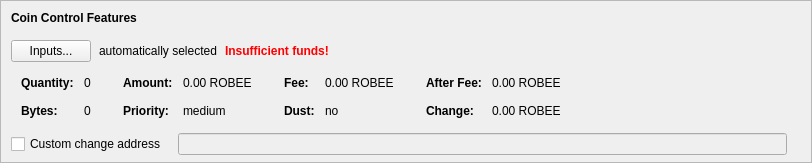
    <widget class="QFrame" name="frameCoinControl">
     <property name="sizePolicy">
      <sizepolicy hsizetype="Expanding" vsizetype="Expanding">
       <horstretch>0</horstretch>
       <verstretch>0</verstretch>
      </sizepolicy>
     </property>
     <property name="maximumSize">
      <size>
       <width>16777215</width>
       <height>16777215</height>
      </size>
     </property>
     <property name="frameShape">
      <enum>QFrame::StyledPanel</enum>
     </property>
     <property name="frameShadow">
      <enum>QFrame::Sunken</enum>
     </property>
     <layout class="QVBoxLayout" name="verticalLayoutCoinControl2">
      <property name="spacing">
       <number>0</number>
      </property>
      <property name="leftMargin">
       <number>0</number>
      </property>
      <property name="topMargin">
       <number>0</number>
      </property>
      <property name="rightMargin">
       <number>0</number>
      </property>
      <property name="bottomMargin">
       <number>6</number>
      </property>
      <item>
       <layout class="QVBoxLayout" name="verticalLayoutCoinControl" stretch="0,0,0,0,1">
        <property name="spacing">
         <number>0</number>
        </property>
        <property name="leftMargin">
         <number>10</number>
        </property>
        <property name="topMargin">
         <number>10</number>
        </property>
        <item>
         <layout class="QHBoxLayout" name="horizontalLayoutCoinControl1">
          <property name="bottomMargin">
           <number>15</number>
          </property>
          <item>
           <widget class="QLabel" name="labelCoinControlFeatures">
            <property name="sizePolicy">
             <sizepolicy hsizetype="Preferred" vsizetype="Maximum">
              <horstretch>0</horstretch>
              <verstretch>0</verstretch>
             </sizepolicy>
            </property>
            <property name="font">
             <font>
              <weight>75</weight>
              <bold>true</bold>
             </font>
            </property>
            <property name="styleSheet">
             <string notr="true">font-weight:bold;</string>
            </property>
            <property name="text">
             <string>Coin Control Features</string>
            </property>
           </widget>
          </item>
         </layout>
        </item>
        <item>
         <layout class="QHBoxLayout" name="horizontalLayoutCoinControl2" stretch="0,0,0,0">
          <property name="spacing">
           <number>8</number>
          </property>
          <property name="bottomMargin">
           <number>10</number>
          </property>
          <item>
           <widget class="QPushButton" name="pushButtonCoinControl">
            <property name="styleSheet">
             <string notr="true"/>
            </property>
            <property name="text">
             <string>Inputs...</string>
            </property>
            <property name="autoDefault">
             <bool>false</bool>
            </property>
           </widget>
          </item>
          <item>
           <widget class="QLabel" name="labelCoinControlAutomaticallySelected">
            <property name="text">
             <string>automatically selected</string>
            </property>
            <property name="margin">
             <number>5</number>
            </property>
           </widget>
          </item>
          <item>
           <widget class="QLabel" name="labelCoinControlInsuffFunds">
            <property name="font">
             <font>
              <weight>75</weight>
              <bold>true</bold>
             </font>
            </property>
            <property name="styleSheet">
             <string notr="true">color:red;font-weight:bold;</string>
            </property>
            <property name="text">
             <string>Insufficient funds!</string>
            </property>
            <property name="margin">
             <number>5</number>
            </property>
           </widget>
          </item>
          <item>
           <spacer name="horizontalSpacerCoinControl">
            <property name="orientation">
             <enum>Qt::Horizontal</enum>
            </property>
            <property name="sizeHint" stdset="0">
             <size>
              <width>40</width>
              <height>1</height>
             </size>
            </property>
           </spacer>
          </item>
         </layout>
        </item>
        <item>
         <widget class="QWidget" name="widgetCoinControl" native="true">
          <property name="sizePolicy">
           <sizepolicy hsizetype="Preferred" vsizetype="Preferred">
            <horstretch>0</horstretch>
            <verstretch>0</verstretch>
           </sizepolicy>
          </property>
          <property name="minimumSize">
           <size>
            <width>0</width>
            <height>0</height>
           </size>
          </property>
          <property name="styleSheet">
           <string notr="true"/>
          </property>
          <layout class="QHBoxLayout" name="horizontalLayoutCoinControl5">
           <property name="leftMargin">
            <number>0</number>
           </property>
           <property name="topMargin">
            <number>0</number>
           </property>
           <property name="rightMargin">
            <number>0</number>
           </property>
           <property name="bottomMargin">
            <number>0</number>
           </property>
           <item>
            <layout class="QHBoxLayout" name="horizontalLayoutCoinControl3" stretch="0,0,0,1">
             <property name="spacing">
              <number>20</number>
             </property>
             <property name="topMargin">
              <number>0</number>
             </property>
             <property name="bottomMargin">
              <number>10</number>
             </property>
             <item>
              <layout class="QFormLayout" name="formLayoutCoinControl1">
               <property name="horizontalSpacing">
                <number>10</number>
               </property>
               <property name="verticalSpacing">
                <number>14</number>
               </property>
               <property name="leftMargin">
                <number>10</number>
               </property>
               <property name="topMargin">
                <number>4</number>
               </property>
               <property name="rightMargin">
                <number>6</number>
               </property>
               <item row="0" column="0">
                <widget class="QLabel" name="labelCoinControlQuantityText">
                 <property name="font">
                  <font>
                   <weight>75</weight>
                   <bold>true</bold>
                  </font>
                 </property>
                 <property name="text">
                  <string>Quantity:</string>
                 </property>
                 <property name="margin">
                  <number>0</number>
                 </property>
                </widget>
               </item>
               <item row="0" column="1">
                <widget class="QLabel" name="labelCoinControlQuantity">
                 <property name="cursor">
                  <cursorShape>IBeamCursor</cursorShape>
                 </property>
                 <property name="contextMenuPolicy">
                  <enum>Qt::ActionsContextMenu</enum>
                 </property>
                 <property name="text">
                  <string notr="true">0</string>
                 </property>
                 <property name="margin">
                  <number>0</number>
                 </property>
                 <property name="textInteractionFlags">
                  <set>Qt::LinksAccessibleByMouse|Qt::TextSelectableByKeyboard|Qt::TextSelectableByMouse</set>
                 </property>
                </widget>
               </item>
               <item row="1" column="0">
                <widget class="QLabel" name="labelCoinControlBytesText">
                 <property name="font">
                  <font>
                   <weight>75</weight>
                   <bold>true</bold>
                  </font>
                 </property>
                 <property name="text">
                  <string>Bytes:</string>
                 </property>
                </widget>
               </item>
               <item row="1" column="1">
                <widget class="QLabel" name="labelCoinControlBytes">
                 <property name="cursor">
                  <cursorShape>IBeamCursor</cursorShape>
                 </property>
                 <property name="contextMenuPolicy">
                  <enum>Qt::ActionsContextMenu</enum>
                 </property>
                 <property name="text">
                  <string notr="true">0</string>
                 </property>
                 <property name="textInteractionFlags">
                  <set>Qt::LinksAccessibleByMouse|Qt::TextSelectableByKeyboard|Qt::TextSelectableByMouse</set>
                 </property>
                </widget>
               </item>
              </layout>
             </item>
             <item>
              <layout class="QFormLayout" name="formLayoutCoinControl2">
               <property name="horizontalSpacing">
                <number>10</number>
               </property>
               <property name="verticalSpacing">
                <number>14</number>
               </property>
               <property name="leftMargin">
                <number>6</number>
               </property>
               <property name="topMargin">
                <number>4</number>
               </property>
               <property name="rightMargin">
                <number>6</number>
               </property>
               <item row="0" column="0">
                <widget class="QLabel" name="labelCoinControlAmountText">
                 <property name="font">
                  <font>
                   <weight>75</weight>
                   <bold>true</bold>
                  </font>
                 </property>
                 <property name="text">
                  <string>Amount:</string>
                 </property>
                 <property name="margin">
                  <number>0</number>
                 </property>
                </widget>
               </item>
               <item row="0" column="1">
                <widget class="QLabel" name="labelCoinControlAmount">
                 <property name="cursor">
                  <cursorShape>IBeamCursor</cursorShape>
                 </property>
                 <property name="contextMenuPolicy">
                  <enum>Qt::ActionsContextMenu</enum>
                 </property>
                 <property name="text">
                  <string notr="true">0.00 ROBEE</string>
                 </property>
                 <property name="textInteractionFlags">
                  <set>Qt::LinksAccessibleByMouse|Qt::TextSelectableByKeyboard|Qt::TextSelectableByMouse</set>
                 </property>
                </widget>
               </item>
               <item row="1" column="0">
                <widget class="QLabel" name="labelCoinControlPriorityText">
                 <property name="font">
                  <font>
                   <weight>75</weight>
                   <bold>true</bold>
                  </font>
                 </property>
                 <property name="text">
                  <string>Priority:</string>
                 </property>
                </widget>
               </item>
               <item row="1" column="1">
                <widget class="QLabel" name="labelCoinControlPriority">
                 <property name="cursor">
                  <cursorShape>IBeamCursor</cursorShape>
                 </property>
                 <property name="contextMenuPolicy">
                  <enum>Qt::ActionsContextMenu</enum>
                 </property>
                 <property name="text">
                  <string notr="true">medium</string>
                 </property>
                 <property name="textInteractionFlags">
                  <set>Qt::LinksAccessibleByMouse|Qt::TextSelectableByKeyboard|Qt::TextSelectableByMouse</set>
                 </property>
                </widget>
               </item>
              </layout>
             </item>
             <item>
              <layout class="QFormLayout" name="formLayoutCoinControl3">
               <property name="horizontalSpacing">
                <number>10</number>
               </property>
               <property name="verticalSpacing">
                <number>14</number>
               </property>
               <property name="leftMargin">
                <number>6</number>
               </property>
               <property name="topMargin">
                <number>4</number>
               </property>
               <property name="rightMargin">
                <number>6</number>
               </property>
               <item row="0" column="0">
                <widget class="QLabel" name="labelCoinControlFeeText">
                 <property name="font">
                  <font>
                   <weight>75</weight>
                   <bold>true</bold>
                  </font>
                 </property>
                 <property name="text">
                  <string>Fee:</string>
                 </property>
                 <property name="margin">
                  <number>0</number>
                 </property>
                </widget>
               </item>
               <item row="0" column="1">
                <widget class="QLabel" name="labelCoinControlFee">
                 <property name="cursor">
                  <cursorShape>IBeamCursor</cursorShape>
                 </property>
                 <property name="contextMenuPolicy">
                  <enum>Qt::ActionsContextMenu</enum>
                 </property>
                 <property name="text">
                  <string notr="true">0.00 ROBEE</string>
                 </property>
                 <property name="textInteractionFlags">
                  <set>Qt::LinksAccessibleByMouse|Qt::TextSelectableByKeyboard|Qt::TextSelectableByMouse</set>
                 </property>
                </widget>
               </item>
               <item row="1" column="0">
                <widget class="QLabel" name="labelCoinControlLowOutputText">
                 <property name="font">
                  <font>
                   <weight>75</weight>
                   <bold>true</bold>
                  </font>
                 </property>
                 <property name="text">
                  <string>Dust:</string>
                 </property>
                </widget>
               </item>
               <item row="1" column="1">
                <widget class="QLabel" name="labelCoinControlLowOutput">
                 <property name="cursor">
                  <cursorShape>IBeamCursor</cursorShape>
                 </property>
                 <property name="contextMenuPolicy">
                  <enum>Qt::ActionsContextMenu</enum>
                 </property>
                 <property name="text">
                  <string notr="true">no</string>
                 </property>
                 <property name="textInteractionFlags">
                  <set>Qt::LinksAccessibleByMouse|Qt::TextSelectableByKeyboard|Qt::TextSelectableByMouse</set>
                 </property>
                </widget>
               </item>
              </layout>
             </item>
             <item>
              <layout class="QFormLayout" name="formLayoutCoinControl4">
               <property name="horizontalSpacing">
                <number>10</number>
               </property>
               <property name="verticalSpacing">
                <number>14</number>
               </property>
               <property name="leftMargin">
                <number>6</number>
               </property>
               <property name="topMargin">
                <number>4</number>
               </property>
               <property name="rightMargin">
                <number>6</number>
               </property>
               <item row="0" column="0">
                <widget class="QLabel" name="labelCoinControlAfterFeeText">
                 <property name="font">
                  <font>
                   <weight>75</weight>
                   <bold>true</bold>
                  </font>
                 </property>
                 <property name="text">
                  <string>After Fee:</string>
                 </property>
                 <property name="margin">
                  <number>0</number>
                 </property>
                </widget>
               </item>
               <item row="0" column="1">
                <widget class="QLabel" name="labelCoinControlAfterFee">
                 <property name="cursor">
                  <cursorShape>IBeamCursor</cursorShape>
                 </property>
                 <property name="contextMenuPolicy">
                  <enum>Qt::ActionsContextMenu</enum>
                 </property>
                 <property name="text">
                  <string notr="true">0.00 ROBEE</string>
                 </property>
                 <property name="textInteractionFlags">
                  <set>Qt::LinksAccessibleByMouse|Qt::TextSelectableByKeyboard|Qt::TextSelectableByMouse</set>
                 </property>
                </widget>
               </item>
               <item row="1" column="0">
                <widget class="QLabel" name="labelCoinControlChangeText">
                 <property name="font">
                  <font>
                   <weight>75</weight>
                   <bold>true</bold>
                  </font>
                 </property>
                 <property name="text">
                  <string>Change:</string>
                 </property>
                </widget>
               </item>
               <item row="1" column="1">
                <widget class="QLabel" name="labelCoinControlChange">
                 <property name="cursor">
                  <cursorShape>IBeamCursor</cursorShape>
                 </property>
                 <property name="contextMenuPolicy">
                  <enum>Qt::ActionsContextMenu</enum>
                 </property>
                 <property name="text">
                  <string notr="true">0.00 ROBEE</string>
                 </property>
                 <property name="textInteractionFlags">
                  <set>Qt::LinksAccessibleByMouse|Qt::TextSelectableByKeyboard|Qt::TextSelectableByMouse</set>
                 </property>
                </widget>
               </item>
              </layout>
             </item>
            </layout>
           </item>
          </layout>
         </widget>
        </item>
        <item>
         <layout class="QHBoxLayout" name="horizontalLayoutCoinControl4" stretch="0,0,0">
          <property name="spacing">
           <number>12</number>
          </property>
          <property name="sizeConstraint">
           <enum>QLayout::SetDefaultConstraint</enum>
          </property>
          <property name="topMargin">
           <number>5</number>
          </property>
          <property name="rightMargin">
           <number>5</number>
          </property>
          <item>
           <widget class="QCheckBox" name="checkBoxCoinControlChange">
            <property name="toolTip">
             <string>If this is activated, but the change address is empty or invalid, change will be sent to a newly generated address.</string>
            </property>
            <property name="text">
             <string>Custom change address</string>
            </property>
           </widget>
          </item>
          <item>
           <widget class="QValidatedLineEdit" name="lineEditCoinControlChange">
            <property name="enabled">
             <bool>false</bool>
            </property>
            <property name="sizePolicy">
             <sizepolicy hsizetype="Expanding" vsizetype="Fixed">
              <horstretch>0</horstretch>
              <verstretch>0</verstretch>
             </sizepolicy>
            </property>
           </widget>
          </item>
          <item>
           <widget class="QLabel" name="labelCoinControlChangeLabel">
            <property name="sizePolicy">
             <sizepolicy hsizetype="Preferred" vsizetype="Expanding">
              <horstretch>0</horstretch>
              <verstretch>0</verstretch>
             </sizepolicy>
            </property>
            <property name="minimumSize">
             <size>
              <width>0</width>
              <height>0</height>
             </size>
            </property>
            <property name="text">
             <string/>
            </property>
            <property name="margin">
             <number>3</number>
            </property>
           </widget>
          </item>
         </layout>
        </item>
        <item>
         <spacer name="verticalSpacerCoinControl">
          <property name="orientation">
           <enum>Qt::Vertical</enum>
          </property>
          <property name="sizeHint" stdset="0">
           <size>
            <width>800</width>
            <height>1</height>
           </size>
          </property>
         </spacer>
        </item>
       </layout>
      </item>
     </layout>
    </widget>
